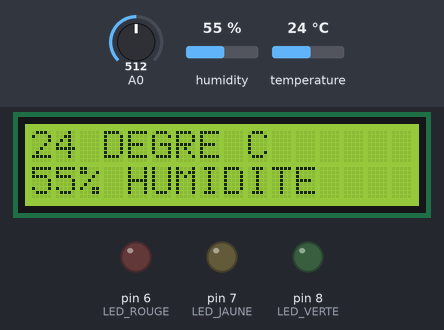
This sketch was run on a simulated Arduino Uno, built with avr-gcc and run on an emulated ATmega328P. Parts: 16×2 character LCD, output pins drawn as LEDs (lit = HIGH). Inputs (shaded band) come from the test bench; at power-on: A0 = 512, humidity 55 %, temperature 24 °C.

Above: at 1.2 s.
1.3 s: A0 set to 154
At 9.4 s:
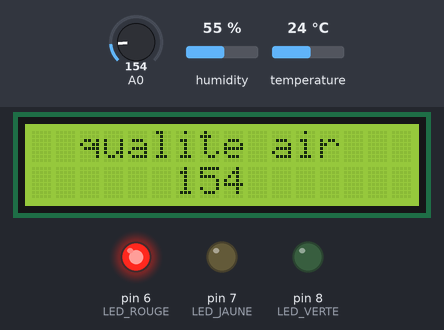
13.2 s: A0 set to 127
At 24.9 s:
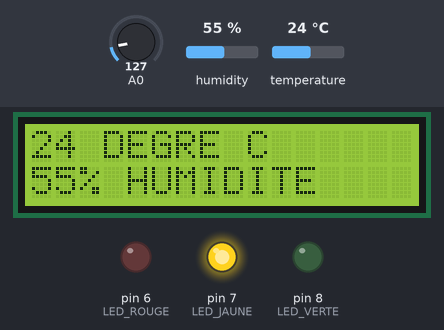
25.1 s: A0 set to 85
At 33.7 s:
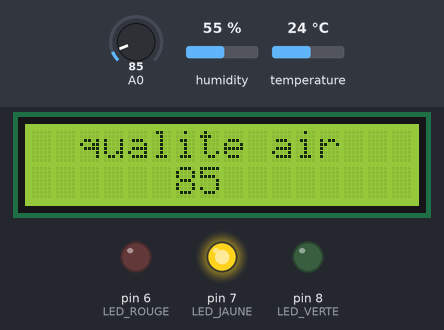
37.0 s: A0 set to 74
At 48.7 s:
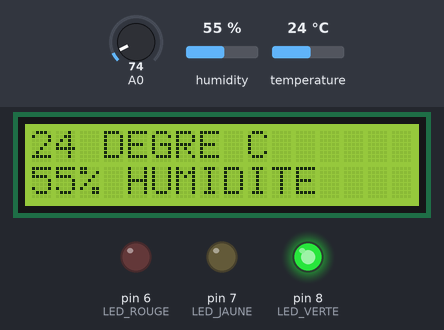
48.9 s: humidity set to 22 %
At 55.7 s:
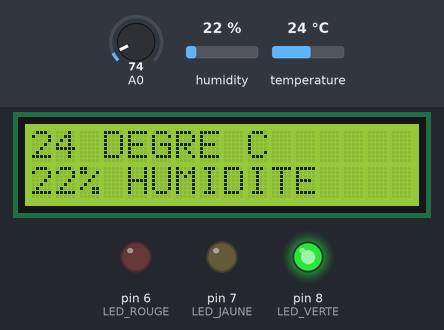
60.8 s: temperature set to 12 °C
At 67.3 s:
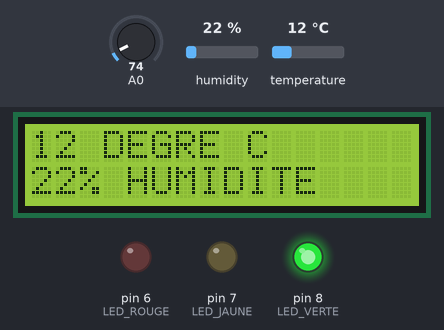
Timing chart, 0 to 68.8 s (numbered marks = the images above; inputs shaded):
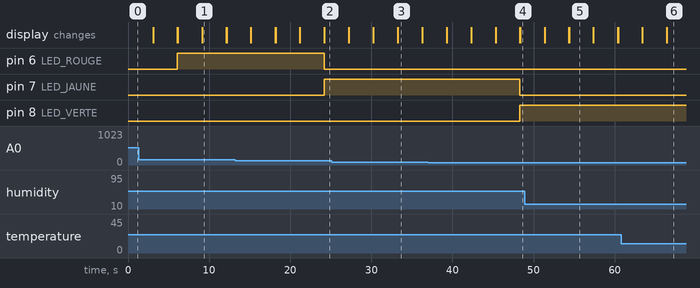

Measured:
- the behaviour switches between 140 and 139 on A0 (found by bisection; images 1 and 2)
- the behaviour switches between 80 and 79 on A0 (found by bisection; images 3 and 4)
- after the input at 13.2 s, pin 6 (LED_ROUGE): HIGH → LOW after 11.0 s; pin 7 (LED_JAUNE): LOW → HIGH after 11.0 s
- after the input at 37.0 s, pin 7 (LED_JAUNE): HIGH → LOW after 11.3 s; pin 8 (LED_VERTE): LOW → HIGH after 11.3 s
- what the display in image 1 shows lasts 3.0 s, from 9.1 s to 12.1 s

The sketch:

station.ino
```cpp
#include <LiquidCrystal.h>;
#include <SimpleDHT.h >;
LiquidCrystal lcd(12, 11, 5, 4, 3, 2);
int pinDHT22 = 10;
SimpleDHT22 dht22;
int mesure;
void setup() {
  Serial.begin(115200);
  lcd.begin(16, 2);
  pinMode(6, OUTPUT); // LED ROUGE
  pinMode(7, OUTPUT); // LED JAUNE
  pinMode(8, OUTPUT); // LED VERTE
  digitalWrite(6, LOW);
  digitalWrite(7, LOW);
  digitalWrite(8, LOW);

}
void loop() {
  mesure = analogRead(A0);
  byte temperature = 0;
  byte humidity = 0;
 lcd.setCursor(0, 0);
 int err = SimpleDHTErrSuccess;
  if ((err = dht22.read(pinDHT22, &temperature, &humidity, NULL)) != SimpleDHTErrSuccess)
  {
    Serial.print("Read DHT11 failed, err="); Serial.println(err);delay(1000);
    return;
  }

  lcd.print((int)temperature);
  lcd.print(" DEGRE C");
  lcd.setCursor(0,1);
  lcd.print((int)humidity);
  lcd.print("% HUMIDITE");
  delay(3000);
  lcd.clear();


  lcd.setCursor(6,1);
  lcd.print(mesure);
  lcd.setCursor(2,0);
  lcd.print("qualite air");
  delay(3000);
  lcd.clear();

  if (mesure <80 ) {
digitalWrite(8, HIGH);
digitalWrite(7, LOW);
digitalWrite(6, LOW);
}
else
{
if (mesure < 140 ) {
digitalWrite(8, LOW);
digitalWrite(7, HIGH);
digitalWrite(6, LOW);
}
else
{

digitalWrite(8, LOW);
digitalWrite(7, LOW);
digitalWrite(6, HIGH);
}
}

}
```
